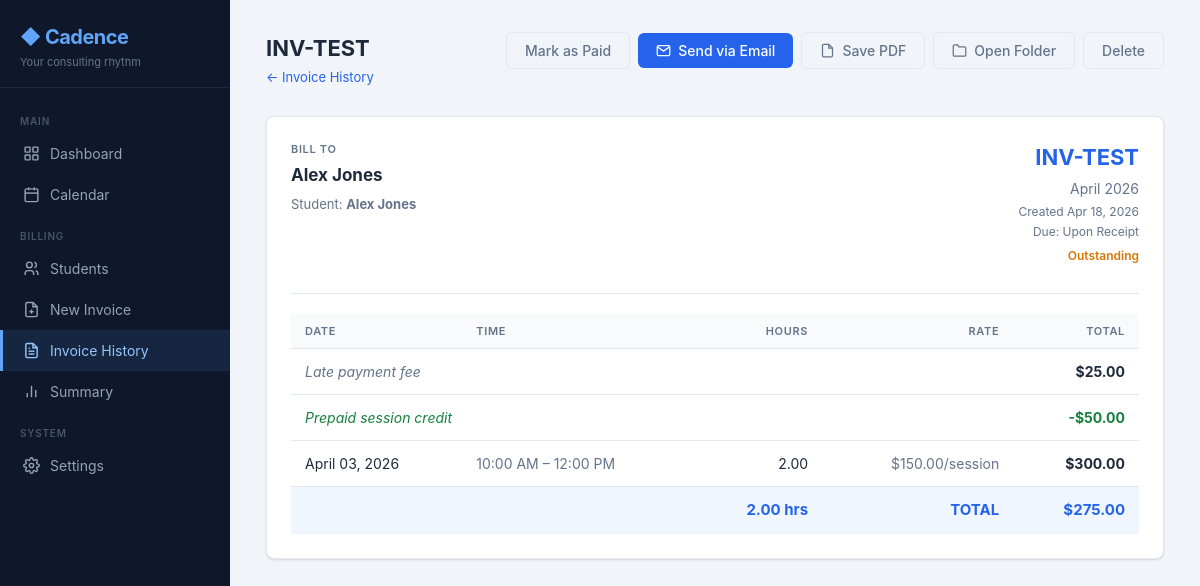
Page /invoices/1 on the committed database.
### tables this page shows
CREATE TABLE invoices (
            id             INTEGER PRIMARY KEY AUTOINCREMENT,
            invoice_number TEXT NOT NULL UNIQUE,
            client_id      INTEGER NOT NULL,
            month          INTEGER NOT NULL,
            year           INTEGER NOT NULL,
            total_hours    REAL NOT NULL,
            total_amount   REAL NOT NULL,
            hourly_rate    REAL NOT NULL,
            pdf_path       TEXT,
            created_at     TIMESTAMP DEFAULT CURRENT_TIMESTAMP, paid INTEGER DEFAULT 0, paid_at TEXT,
            FOREIGN KEY (client_id) REFERENCES clients(id)
        );

CREATE TABLE clients (
            id         INTEGER PRIMARY KEY AUTOINCREMENT,
            name       TEXT NOT NULL,
            initials   TEXT NOT NULL,
            email      TEXT,
            phone      TEXT,
            created_at TIMESTAMP DEFAULT CURRENT_TIMESTAMP
        , school TEXT, grade TEXT, birthday TEXT, diagnosis TEXT, services TEXT, services_other TEXT, start_date TEXT, end_date TEXT, test_date TEXT, parent1_name TEXT, parent2_name TEXT, parent_address TEXT, parent_city TEXT, parent_state TEXT, parent_zip TEXT, intake_complete INTEGER DEFAULT 0, roi_complete INTEGER DEFAULT 0, notes TEXT, active INTEGER DEFAULT 1, hourly_rate REAL);

CREATE TABLE invoice_lines (
            id             INTEGER PRIMARY KEY AUTOINCREMENT,
            invoice_id     INTEGER NOT NULL,
            session_date   TEXT NOT NULL,
            start_time     TEXT NOT NULL,
            end_time       TEXT NOT NULL,
            duration_hours REAL NOT NULL,
            rate           REAL NOT NULL,
            line_total     REAL NOT NULL, line_type TEXT NOT NULL DEFAULT 'session', note TEXT,
            FOREIGN KEY (invoice_id) REFERENCES invoices(id)
        );

### app.py (the view)
@app.route('/invoices/<int:invoice_id>')
def invoice_detail(invoice_id):
    inv, lines = get_invoice(invoice_id)
    if not inv:
        flash('Invoice not found.', 'error')
        return redirect(url_for('invoices'))
    client = _enrich_student(get_client(inv['client_id']))
    return render_template('invoice_detail.html', inv=inv, lines=lines, client=client, month_name=month_name)

### app.py (called while the page is built, shortened)
@app.after_request
def _touch_activity(response):
    if not request.path.startswith('/static/'):
        global _last_activity
        with _last_activity_lock:
            _last_activity = time.monotonic()
    return response

@app.template_filter('friendly_date')
def friendly_date_filter(value):
    try:
        dt = datetime.strptime(str(value)[:10], '%Y-%m-%d')
        return f"{dt.strftime('%b')} {dt.day}, {dt.year}"
    except ValueError:
        return value

def _calculate_age(birthday_str):
    if not birthday_str:
        return None

def _enrich_student(row):
    if row is None:
        return None
    d = dict(row)
    try:
        d['services_list'] = json.loads(d.get('services') or '[]')
    except Exception:
        d['services_list'] = []
    d['age'] = _calculate_age(d.get('birthday'))
    return d

### database.py (called while the page is built)
def get_db():
    conn = sqlite3.connect(DB_PATH)
    conn.row_factory = sqlite3.Row
    conn.execute("PRAGMA foreign_keys = ON")
    return conn

def get_client(client_id):
    conn = get_db()
    row = conn.execute('SELECT * FROM clients WHERE id = ?', (client_id,)).fetchone()
    conn.close()
    return row

def get_invoice(invoice_id):
    conn = get_db()
    inv = conn.execute('''
        SELECT i.*, c.name AS client_name
        FROM invoices i
        JOIN clients c ON c.id = i.client_id
        WHERE i.id = ?
    ''', (invoice_id,)).fetchone()
    lines = conn.execute(
        'SELECT * FROM invoice_lines WHERE invoice_id = ? ORDER BY session_date',
        (invoice_id,)
    ).fetchall()
    conn.close()
    return inv, lines

def month_name(month_int, year_int):
    return f"{calendar.month_name[month_int]} {year_int}"

### templates/invoice_detail.html (shortened to what this page needs)
{% extends "base.html" %}
{% block content %}
<div class="page-header">
  <div class="page-header-left">
    <h2>{{ inv.invoice_number }}</h2>
    <p><a href="{{ url_for('invoices') }}">← Invoice History</a></p>
  </div>
  <div class="flex gap-2" style="align-items:center; flex-wrap:wrap">
    <button class="btn {% if inv.paid %}btn-success{% else %}btn-ghost{% endif %}"
            id="paid-btn" onclick="togglePaid({{ inv.id }})">
      {% if inv.paid %}✓ Paid{% else %}Mark as Paid{% endif %}
    </button>
    <div style="display:flex; flex-direction:column; gap:2px">
      <button class="btn btn-primary" onclick="sendEmail({{ inv.id }})"
        {% if not client or not client.email %}disabled{% endif %}>
        <svg width="15" height="15" fill="none" stroke="currentColor" stroke-width="2" viewBox="0 0 24 24">
          <path d="M4 4h16c1.1 0 2 .9 2 2v12c0 1.1-.9 2-2 2H4c-1.1 0-2-.9-2-2V6c0-1.1.9-2 2-2z"/>
          <polyline points="22,6 12,13 2,6"/>
        </svg>
        Send via Email
      </button>
    </div>
    <button class="btn btn-ghost" onclick="openPdf({{ inv.id }})">
      <svg width="15" height="15" fill="none" stroke="currentColor" stroke-width="2" viewBox="0 0 24 24">
        <path d="M14 2H6a2 2 0 0 0-2 2v16a2 2 0 0 0 2 2h12a2 2 0 0 0 2-2V8z"/>
        <polyline points="14 2 14 8 20 8"/>
      </svg>
      Save PDF
    </button>
    <button class="btn btn-ghost" onclick="openFolder({{ inv.id }})">
      <svg width="15" height="15" fill="none" stroke="currentColor" stroke-width="2" viewBox="0 0 24 24">
        <path d="M22 19a2 2 0 0 1-2 2H4a2 2 0 0 1-2-2V5a2 2 0 0 1 2-2h5l2 3h9a2 2 0 0 1 2 2z"/>
      </svg>
      Open Folder
    </button>
    <form id="del-inv-form" method="POST" action="{{ url_for('delete_invoice', invoice_id=inv.id) }}"
          style="margin-left:auto">
      <button type="button" class="btn btn-ghost-danger"
        onclick="confirmDelete('del-inv-form', 'Invoice {{ inv.invoice_number }}')">Delete</button>
    </form>
  </div>
</div>
<div class="card">
  <div class="inv-header">
    <div>
      <div style="font-size:11px; color:var(--muted); text-transform:uppercase; letter-spacing:.06em; font-weight:600; margin-bottom:6px">Bill To</div>
      {% if client and (client.parent1_name or client.parent2_name) %}
        {% set p1 = client.parent1_name or '' %}
        {% set p2 = client.parent2_name or '' %}
        <div style="font-size:17px; font-weight:700">
          {{ (p1 + ' &amp; ' + p2) if (p1 and p2) else (p1 or p2) }}
        </div>
      {% else %}
        <div style="font-size:17px; font-weight:700">{{ inv.client_name }}</div>
      {% endif %}
      <div style="font-size:13px; color:var(--muted); margin-top:6px">Student: <b>{{ inv.client_name }}</b></div>
    </div>
    <div class="inv-meta">
      <div class="inv-number">{{ inv.invoice_number }}</div>
      <div class="inv-period">{{ month_name(inv.month, inv.year) }}</div>
      <div style="font-size:12px; color:var(--muted); margin-top:4px">Created {{ inv.created_at[:10]|friendly_date }}</div>
      <div style="font-size:12px; color:var(--muted); margin-top:2px">Due: Upon Receipt</div>
      {% if inv.paid %}
      <div style="font-size:12px; color:var(--success); margin-top:6px; font-weight:600">
        ✓ Paid{% if inv.paid_at %} {{ inv.paid_at|friendly_date }}{% endif %}
      </div>
      {% else %}
      <div style="font-size:12px; color:var(--warning); margin-top:6px; font-weight:600">Outstanding</div>
      {% endif %}
    </div>
  </div>
  <hr class="divider">
  <div class="table-wrap">
    <table>
      <thead>
        <tr>
          <th>Date</th>
          <th>Time</th>
          <th class="text-right">Hours</th>
          <th class="text-right">Rate</th>
          <th class="text-right">Total</th>
        </tr>
      </thead>
      <tbody>
        {% for line in lines %}
        {% if line['line_type'] == 'late_fee' %}
        <tr>
          <td colspan="4" class="text-muted" style="font-style:italic">{{ line['note'] or 'Late fee' }}</td>
          <td class="text-right font-bold">${{ "%.2f"|format(line.line_total) }}</td>
        </tr>
        {% elif line['line_type'] == 'credit' %}
        <tr>
          <td colspan="4" style="font-style:italic; color:#15803d">{{ line['note'] or 'Credit' }}</td>
          <td class="text-right font-bold" style="color:#15803d">-${{ "%.2f"|format(line.line_total) }}</td>
        </tr>
        {% else %}
        <tr>
          <td>{{ line.session_date }}</td>
          <td class="text-muted">{{ line.start_time }} – {{ line.end_time }}</td>
          <td class="text-right">{{ "%.2f"|format(line.duration_hours) }}</td>
          <td class="text-right text-muted">${{ "%.2f"|format(line.rate) }}/session</td>
          <td class="text-right font-bold">${{ "%.2f"|format(line.line_total) }}</td>
        </tr>
        {% endif %}
        {% endfor %}
        <tr class="inv-total-row">
          <td colspan="2"></td>
          <td class="text-right">{{ "%.2f"|format(inv.total_hours) }} hrs</td>
          <td class="text-right">TOTAL</td>
          <td class="text-right">${{ "%.2f"|format(inv.total_amount) }}</td>
        </tr>
      </tbody>
    </table>
  </div>
</div>
{% endblock %}

### templates/base.html (shortened to what this page needs)
<!DOCTYPE html>
<html lang="en">
<head>
  <link rel="stylesheet" href="{{ url_for('static', filename='css/style.css') }}">
</head>
<body>
  <aside class="sidebar">
    <div class="sidebar-brand">
      <div class="logo">&#9670; Cadence</div>
      <div class="tagline">Your consulting rhythm</div>
    </div>
    <nav class="sidebar-nav">
      <div class="nav-section">Main</div>
      <a href="{{ url_for('dashboard') }}"
         class="nav-link {% if request.endpoint == 'dashboard' %}active{% endif %}">
        <svg class="nav-icon" fill="none" stroke="currentColor" stroke-width="2" viewBox="0 0 24 24">
          <rect x="3" y="3" width="7" height="7" rx="1"/><rect x="14" y="3" width="7" height="7" rx="1"/>
          <rect x="3" y="14" width="7" height="7" rx="1"/><rect x="14" y="14" width="7" height="7" rx="1"/>
        </svg>
        Dashboard
      </a>
      <a href="{{ url_for('calendar_view') }}"
         class="nav-link {% if request.endpoint == 'calendar_view' %}active{% endif %}">
        <svg class="nav-icon" fill="none" stroke="currentColor" stroke-width="2" viewBox="0 0 24 24">
          <rect x="3" y="4" width="18" height="18" rx="2"/><line x1="16" y1="2" x2="16" y2="6"/>
          <line x1="8" y1="2" x2="8" y2="6"/><line x1="3" y1="10" x2="21" y2="10"/>
        </svg>
        Calendar
      </a>
      <div class="nav-section">Billing</div>
      <a href="{{ url_for('clients') }}"
         class="nav-link {% if request.endpoint in ['clients','add_client','edit_client','delete_client'] %}active{% endif %}">
        <svg class="nav-icon" fill="none" stroke="currentColor" stroke-width="2" viewBox="0 0 24 24">
          <circle cx="9" cy="7" r="4"/><path d="M3 21v-2a4 4 0 0 1 4-4h4a4 4 0 0 1 4 4v2"/>
          <path d="M16 3.13a4 4 0 0 1 0 7.75"/><path d="M21 21v-2a4 4 0 0 0-3-3.87"/>
        </svg>
        Students
      </a>
      <a href="{{ url_for('create_invoice') }}"
         class="nav-link {% if request.endpoint == 'create_invoice' %}active{% endif %}">
        <svg class="nav-icon" fill="none" stroke="currentColor" stroke-width="2" viewBox="0 0 24 24">
          <path d="M14 2H6a2 2 0 0 0-2 2v16a2 2 0 0 0 2 2h12a2 2 0 0 0 2-2V8z"/>
          <polyline points="14 2 14 8 20 8"/><line x1="12" y1="18" x2="12" y2="12"/>
          <line x1="9" y1="15" x2="15" y2="15"/>
        </svg>
        New Invoice
      </a>
      <a href="{{ url_for('invoices') }}"
         class="nav-link {% if request.endpoint in ['invoices','invoice_detail'] %}active{% endif %}">
        <svg class="nav-icon" fill="none" stroke="currentColor" stroke-width="2" viewBox="0 0 24 24">
          <path d="M14 2H6a2 2 0 0 0-2 2v16a2 2 0 0 0 2 2h12a2 2 0 0 0 2-2V8z"/>
          <polyline points="14 2 14 8 20 8"/>
          <line x1="16" y1="13" x2="8" y2="13"/><line x1="16" y1="17" x2="8" y2="17"/>
          <polyline points="10 9 9 9 8 9"/>
        </svg>
        Invoice History
      </a>
      <a href="{{ url_for('annual_summary') }}"
         class="nav-link {% if request.endpoint in ['annual_summary','export_summary_csv'] %}active{% endif %}">
        <svg class="nav-icon" fill="none" stroke="currentColor" stroke-width="2" viewBox="0 0 24 24">
          <line x1="18" y1="20" x2="18" y2="10"/><line x1="12" y1="20" x2="12" y2="4"/>
          <line x1="6" y1="20" x2="6" y2="14"/>
        </svg>
        Summary
      </a>
      <div class="nav-section">System</div>
      <a href="{{ url_for('settings') }}"
         class="nav-link {% if request.endpoint == 'settings' %}active{% endif %}">
        Settings
      </a>
    </nav>
  </aside>
  <main class="main">
    {% block content %}{% endblock %}
  </main>
</body>
</html>

### static/css/style.css (style rules this page uses)
:root { --primary: #2563eb; --primary-dk: #1d4ed8; --primary-lt: #eff6ff; --bg: #f1f5f9; --card: #ffffff; --border: #e2e8f0; --text: #1e293b; --muted: #64748b; --success: #16a34a; --success-bg: #dcfce7; --danger: #dc2626; --danger-bg: #fee2e2; --warning: #d97706; --warning-bg: #fef3c7; --sidebar-w: 230px; --radius: 8px; --shadow: 0 1px 3px rgba(0,0,0,.08), 0 1px 2px rgba(0,0,0,.06); }
*, *::before, *::after { box-sizing: border-box; margin: 0; padding: 0; }
body { font-family: -apple-system, BlinkMacSystemFont, 'Segoe UI', Roboto, sans-serif; background: var(--bg); color: var(--text); display: flex; min-height: 100vh; font-size: 15px; line-height: 1.5; }
a { color: var(--primary); text-decoration: none; }
.sidebar { width: var(--sidebar-w); background: #0f172a; color: #cbd5e1; position: fixed; top: 0; left: 0; height: 100vh; display: flex; flex-direction: column; z-index: 100; }
.sidebar-brand { padding: 22px 20px 16px; border-bottom: 1px solid rgba(255,255,255,.07); }
.sidebar-brand .logo { font-size: 20px; font-weight: 700; color: #60a5fa; letter-spacing: -0.5px; }
.sidebar-brand .tagline { font-size: 11px; color: #64748b; margin-top: 2px; }
.sidebar-nav { padding: 12px 0; flex: 1; overflow-y: auto; }
.nav-section { font-size: 10px; font-weight: 600; letter-spacing: .08em; text-transform: uppercase; color: #475569; padding: 14px 20px 4px; }
.nav-link { display: flex; align-items: center; gap: 10px; padding: 10px 20px; color: #94a3b8; font-size: 14px; transition: background .12s, color .12s; border-left: 3px solid transparent; }
.nav-link.active { background: rgba(96,165,250,.1); color: #93c5fd; border-left-color: #60a5fa; }
.nav-icon { width: 17px; height: 17px; flex-shrink: 0; }
.main { margin-left: var(--sidebar-w); flex: 1; padding: 32px 36px; min-height: 100vh; }
.page-header { display: flex; justify-content: space-between; align-items: flex-start; margin-bottom: 28px; }
.page-header-left h2 { font-size: 22px; font-weight: 700; color: var(--text); }
.page-header-left p { font-size: 13px; color: var(--muted); margin-top: 3px; }
.card { background: var(--card); border: 1px solid var(--border); border-radius: var(--radius); box-shadow: var(--shadow); padding: 24px; margin-bottom: 20px; }
.table-wrap { overflow-x: auto; }
table { width: 100%; border-collapse: collapse; }
thead th { background: #f8fafc; padding: 9px 14px; font-size: 11px; font-weight: 600; text-transform: uppercase; letter-spacing: .06em; color: var(--muted); text-align: left; border-bottom: 1px solid var(--border); white-space: nowrap; }
tbody td { padding: 12px 14px; font-size: 14px; border-bottom: 1px solid var(--border); vertical-align: middle; }
tbody tr:last-child td { border-bottom: none; }
.text-right { text-align: right; }
.btn { display: inline-flex; align-items: center; justify-content: center; gap: 7px; padding: 9px 18px; border-radius: 6px; font-size: 14px; font-weight: 500; cursor: pointer; border: none; transition: all .15s; text-decoration: none; white-space: nowrap; font-family: inherit; }
.btn-primary { background: var(--primary); color: #fff; }
.btn-ghost, .btn-ghost-danger { background: transparent; color: var(--muted); border: 1px solid var(--border); }
.inv-header { display: grid; grid-template-columns: 1fr 1fr; gap: 24px; margin-bottom: 28px; }
.inv-meta { text-align: right; }
.inv-number { font-size: 22px; font-weight: 700; color: var(--primary); }
.inv-period { font-size: 14px; color: var(--muted); margin-top: 4px; }
.inv-total-row td { font-weight: 700; font-size: 15px; background: var(--primary-lt); color: var(--primary); }
.divider { border: none; border-top: 1px solid var(--border); margin: 20px 0; }
.flex { display: flex; }
.gap-2 { gap: 8px; }
.font-bold { font-weight: 700; }
.text-muted { color: var(--muted); }

### rows in the picture
invoices: invoice_number "INV-TEST", month+year "April 2026", created_at "Apr 18, 2026", total_hours "2.00", total_amount "275.00"
clients: client_name "Alex Jones"
invoice_lines: note "Late payment fee", line_total "25.00"
invoice_lines: note "Prepaid session credit", line_total "50.00"
invoice_lines: session_date "April 03, 2026", start_time "10:00 AM", end_time "12:00 PM", duration_hours "2.00", rate "150.00", line_total "300.00"
